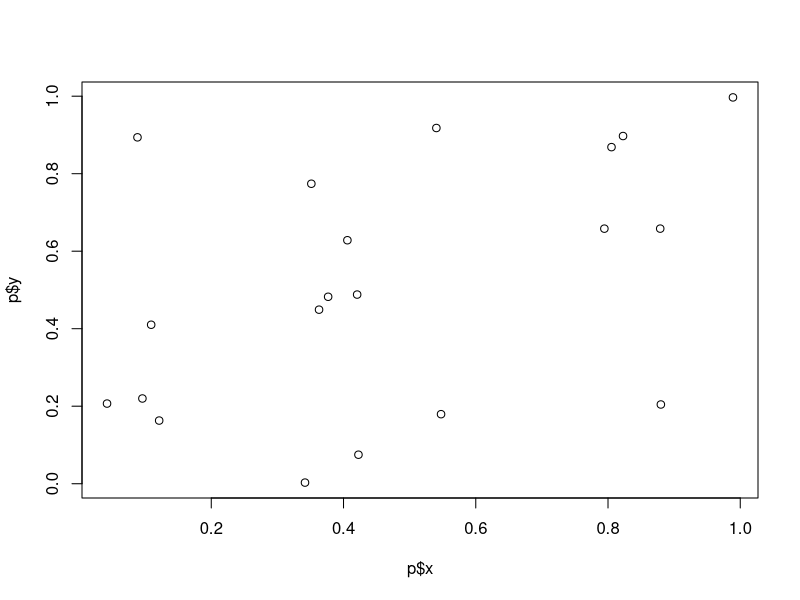
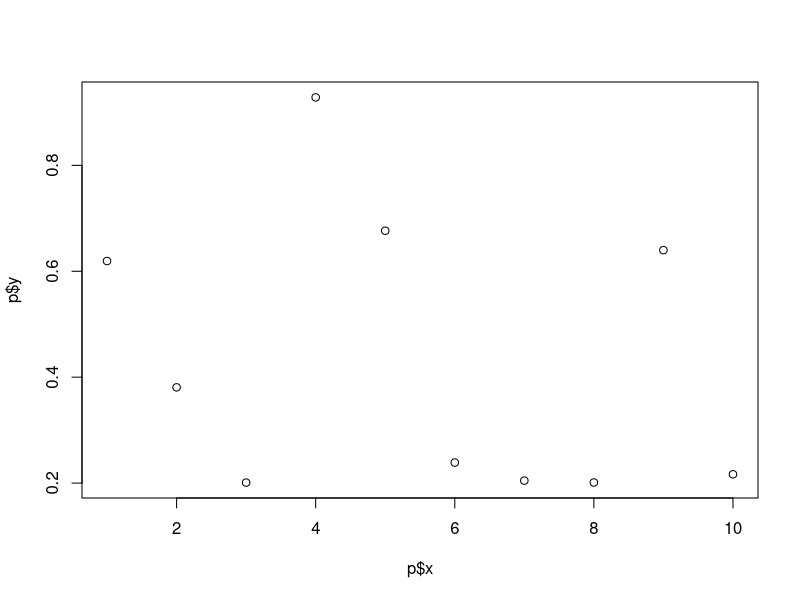

Write the R code that produced these figures, in order.
###### Finishing up Matrices and Data frames
###### 19 January 2023
###### MFH

m <- matrix(data = 1:12, nrow=3)

## subsetting based on elements
m[1:2,]
m[,2:4]

## subset with logical (conditional) statements
## select all columns for which totals are > 15

colSums(m) > 15
m[, colSums(m) > 15]

## row sums now
## select rows that sum up to 22

m[rowSums(m) == 22,]

m[rowSums(m) != 22,] # opposite stuff (DNE 22)

### Logical operators: == != < >

## subsetting to a vector changes the data type
z <- m[1,]
print(z)
str(z)

z2 <- m[1, , drop=F]
z2

# simulate new matrix
m2 <- matrix(data = runif(9), nrow = 3)
m2
m2[3,2]

### use the assignment operator to substitute values
m2[m2 > 0.6] <- NA
m2

data <- iris
head(data)

data[3,2] # numbered indeces still work

dataSub <- data[,c("Species", "Petal.Length")]
str(dataSub)

#### sort a data frame by values
orderedIris <- iris[order(iris$Petal.Length),]
head(orderedIris)

######### FUNCTIONS in R!!!

# everything in R is a function
sum(3,2) #sum
3 + 2 # + sign is a function

### User-defined functions

#functionName <- function(argX = defaultx, argY = defaultY){
  ## curly bracket starts the body of the function
  ### Lines of R code ### and notes
  ### create local variables (only accessible within the function)
  # argX <- c("IDK")
  ### return(z)
#}
  
  myFunc <- function(a=3, b=4){
    z <- a + b
    return(z)
  }

myFunc() # runs defaults

z <-myFunc()

myFunc(a = 100, b = 3.4) # can input any values for a and b


#### Multiple return statements

################################################################
# FUNCTION: HardyWeinberg
# input: all allele frequency p (0,1)
# output: p and the frequencies of 3 genotypes AA AB BB
#---------------------------------------------------------------
HardyWeinberg <- function(p = runif(1)){
  if(p > 1.0 | p < 0.0){
    return("Function failure: p must be between 0 and 1")
  }
  q <- 1 - p
  fAA <- p^2
  fAB <- 2*p*q
  fBB <- q^2
  vecOut <- signif(c(p=p, AA = fAA, AB = fAB, BB = fBB), digits = 3)
  return(vecOut)
}
###############################################################

HardyWeinberg()
freqs <- HardyWeinberg()
freqs
HardyWeinberg(p=3)

### Create a complex default value
##################################
# FUNCTION: fitLinear2
# fits simple regression line
# input: numeric list (p) of predictor (x) and respons (y)
# outputs: slope and p-value

fitLinear2 <- function(p=NULL){
  if(is.null(p)){
    p <- list(x = runif(20), y = runif(20))
  }
  myMod <- lm(p$x~p$y)
  myOut <- c(slope = summary(myMod)$coefficients[2,1],
             pValue = summary(myMod)$coefficients[2,4])
  plot(x=p$x, y=p$y) #quick plot to check output
  return(myOut)
}

fitLinear2()

myPars <- list(x=1:10, y=runif(10))
fitLinear2(p=myPars)






























































